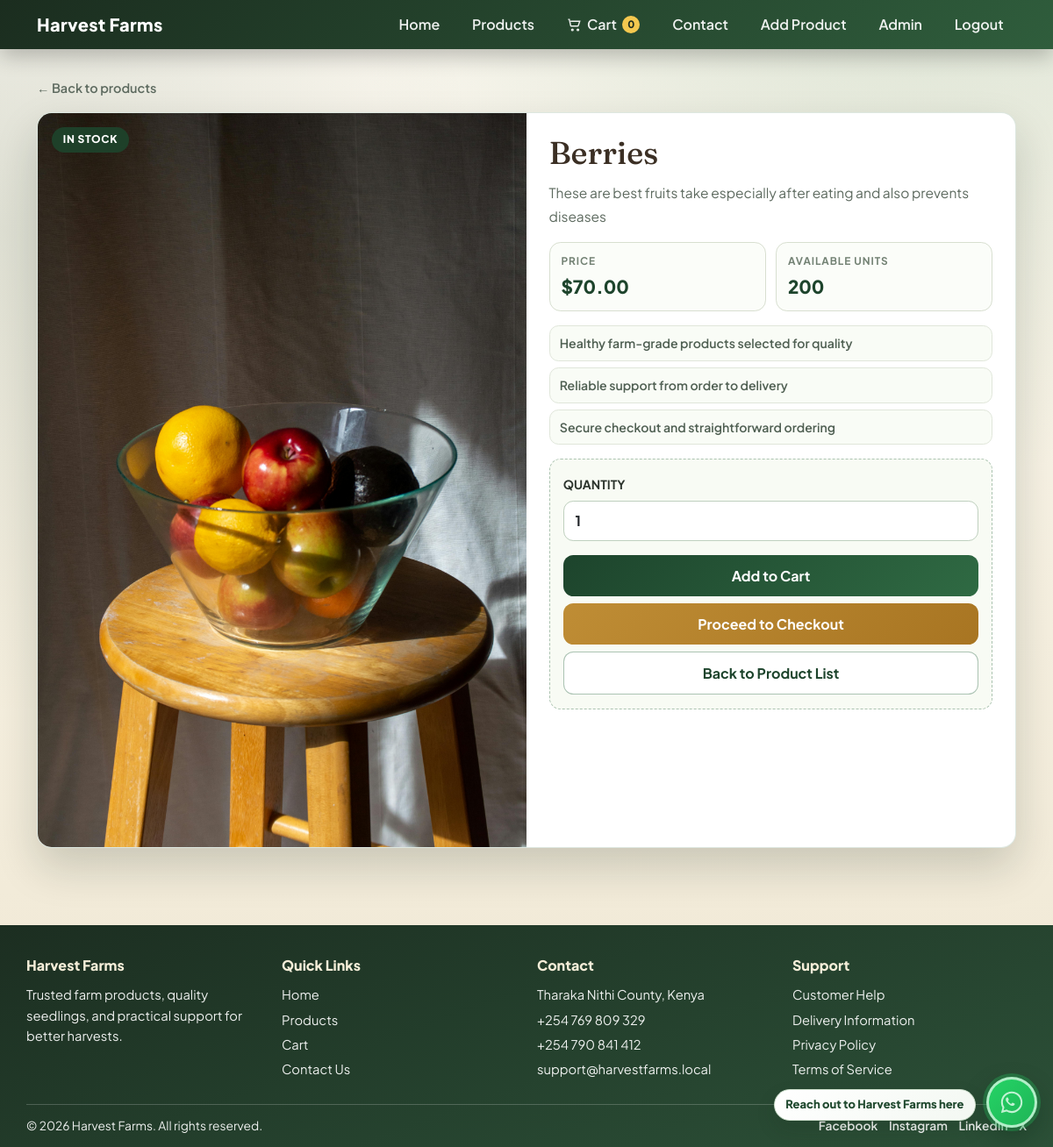
The page /shop/product/berries/ (signed in) on the database its author committed.
### shop/models.py (models this page shows, shortened)
class Product(models.Model):
    name = models.CharField(max_length=200)
    slug = models.SlugField(unique=True ,blank=True)
    description = models.TextField()
    price = models.DecimalField(max_digits=10, decimal_places=2)
    stock = models.PositiveIntegerField(default=0)
    image = models.ImageField(upload_to="products_image/", blank=True, null=True)
    class Meta:
        ordering = ['name']

### shop/views.py (the view)
# urls.py: path('product/<slug:slug>/', ProductDetailView.as_view(), name='product_detail'),
class ProductDetailView(DetailView):
    model = Product
    template_name = 'shop/product_detail.html'  # Specify your template file
    context_object_name = 'product'

### cart/context_processors.py (called while the page is built)
def cart_item_count(request):
    cart = request.session.get('cart', {})
    count = sum(cart.values()) if isinstance(cart, dict) else 0
    return {'cart_item_count': count}

### shop/templates/shop/product_detail.html (shortened to what this page needs)
{% load static %}
<!DOCTYPE html>
<html lang="en">
<head>
    <link href="https://cdn.jsdelivr.net/npm/bootstrap@5.3.0/dist/css/bootstrap.min.css" rel="stylesheet">
</head>
<body>
    {% include 'partials/navbar.html' %}
    <main class="detail-wrap">
        <div class="container">
            <a href="{% url 'shop:product_list' %}" class="crumb">&larr; Back to products</a>
            <section class="detail-card row g-0">
                <div class="col-lg-6 media-panel">
                    {% if product.stock > 0 %}
                        <span class="stock-tag">In Stock</span>
                    {% else %}
                        <span class="stock-tag out">Sold Out</span>
                    {% endif %}
                    {% if product.image %}
                        <img class="product-image" src="{{ product.image.url }}" alt="{{ product.name }}" onerror="this.onerror=null;this.src='{% static 'core/images/homepicture.jpg' %}';">
                    {% else %}
                        <img class="product-image" src="{% static 'core/images/homepicture.jpg' %}" alt="No image available">
                    {% endif %}
                </div>
                <div class="col-lg-6 info-panel">
                    <h1 class="title">{{ product.name }}</h1>
                    <p class="desc">{{ product.description|linebreaksbr }}</p>
                    <div class="meta-cards">
                        <article class="meta">
                            <span class="meta-label">Price</span>
                            <span class="meta-value">${{ product.price }}</span>
                        </article>
                        <article class="meta">
                            <span class="meta-label">Available Units</span>
                            <span class="meta-value">{{ product.stock }}</span>
                        </article>
                    </div>
                    <ul class="trust-list">
                        <li>Healthy farm-grade products selected for quality</li>
                        <li>Reliable support from order to delivery</li>
                        <li>Secure checkout and straightforward ordering</li>
                    </ul>
                    <div class="buy-box">
                        <form method="POST" action="{% url 'cart:add_to_cart' product.id %}">
                            <label for="quantity" class="form-label fw-bold text-uppercase small">Quantity</label>
                            <input type="number" name="quantity" id="quantity" value="1" min="1" max="{{ product.stock }}" class="form-control qty-input mb-3" {% if product.stock < 1 %}disabled{% endif %}>
                            <button type="submit" class="btn btn-farm w-100 mb-2" {% if product.stock < 1 %}disabled{% endif %}>Add to Cart</button>
                        </form>
                        <a href="{% url 'cart:checkout' %}" class="btn btn-gold w-100 mb-2">Proceed to Checkout</a>
                        <a href="{% url 'shop:product_list' %}" class="btn btn-outline-farm w-100">Back to Product List</a>
                    </div>
                </div>
            </section>
        </div>
    </main>
    {% include 'partials/footer.html' %}
</body>
</html>

### shop/templates/shop/product_detail.html (style rules this page uses)
:root { --soil: #3b2f24; --leaf-900: #1d442c; --leaf-700: #2f6a43; --leaf-500: #5a9364; --cream: #f5efdf; --card: #ffffff; --ink: #2c342d; --muted: #5d6a5f; --line: #d8dfd0; --gold: #bf8d35; --shadow: 0 22px 48px rgba(19, 33, 23, 0.18); }
body { margin: 0; font-family: "Plus Jakarta Sans", sans-serif; color: var(--ink); background: radial-gradient(circle at 88% -10%, rgba(90, 147, 100, 0.2), transparent 38%), radial-gradient(circle at 0% 20%, rgba(29, 68, 44, 0.12), transparent 35%), linear-gradient(180deg, #faf7ef 0%, var(--cream) 55%, #efe7d3 100%); }
.detail-wrap { padding: 2rem 0 3rem; }
.crumb { display: inline-flex; align-items: center; gap: 0.45rem; margin-bottom: 1rem; color: var(--muted); text-decoration: none; font-size: 0.9rem; font-weight: 600; }
.detail-card { background: var(--card); border: 1px solid rgba(47, 106, 67, 0.16); border-radius: 1.05rem; box-shadow: var(--shadow); overflow: hidden; }
.media-panel { position: relative; min-height: 380px; background: linear-gradient(145deg, #dcead8, #f4e8d3); }
.stock-tag { position: absolute; top: 1rem; left: 1rem; z-index: 2; border-radius: 999px; padding: 0.35rem 0.8rem; font-size: 0.75rem; font-weight: 800; letter-spacing: 0.06em; text-transform: uppercase; color: #fff; background: rgba(29, 68, 44, 0.9); }
.product-image { width: 100%; height: 100%; min-height: 380px; object-fit: cover; display: block; }
.info-panel { padding: 1.6rem; }
.title { margin: 0 0 0.7rem; font-family: "Fraunces", serif; font-size: clamp(1.8rem, 3vw, 2.5rem); color: var(--soil); line-height: 1.12; }
.desc { margin: 0 0 1rem; color: var(--muted); line-height: 1.75; font-size: 0.97rem; }
.meta-cards { display: grid; grid-template-columns: repeat(2, minmax(0, 1fr)); gap: 0.7rem; margin-bottom: 1rem; }
.meta { background: #fbfdf9; border: 1px solid var(--line); border-radius: 0.8rem; padding: 0.75rem 0.8rem; }
.meta-label { display: block; font-size: 0.74rem; text-transform: uppercase; letter-spacing: 0.08em; color: #728173; margin-bottom: 0.25rem; font-weight: 700; }
.meta-value { font-size: 1.3rem; font-weight: 800; color: var(--leaf-900); }
.trust-list { margin: 0 0 1rem; padding: 0; list-style: none; display: grid; grid-template-columns: 1fr; gap: 0.45rem; }
.trust-list li { border: 1px solid #e0e6da; border-radius: 0.65rem; background: #f9fcf6; padding: 0.55rem 0.7rem; font-size: 0.88rem; font-weight: 600; color: #4f5f52; }
.buy-box { border: 1px dashed rgba(47, 106, 67, 0.38); border-radius: 0.8rem; background: #f8fbf4; padding: 0.95rem; }
.qty-input { border-radius: 0.7rem; border: 1px solid #bfd0bf; padding: 0.65rem 0.8rem; font-weight: 700; }
.btn-farm { border: 0; border-radius: 0.72rem; padding: 0.72rem 1rem; color: #fff; font-weight: 700; background: linear-gradient(135deg, var(--leaf-900), var(--leaf-700)); }
.btn-gold { border: 0; border-radius: 0.72rem; padding: 0.72rem 1rem; color: #fff; font-weight: 700; background: linear-gradient(135deg, var(--gold), #a87522); }
.btn-outline-farm { border: 1px solid rgba(47, 106, 67, 0.4); border-radius: 0.72rem; padding: 0.72rem 1rem; color: var(--leaf-900); background: #fff; font-weight: 700; }

### rows shown on the page
Product: image (picture), name "Berries", description "These are best fruits take especially after eating and also prevents diseases", price "70.00", stock "200", quantity "1"

### other values the page prints
{{ cart_item_count }} "0"
